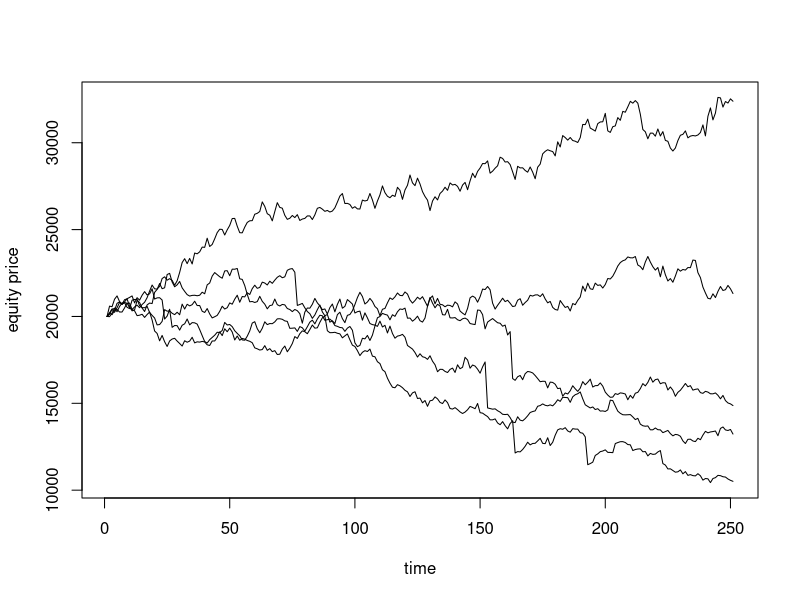

Generate this figure with R: (Note: this script raises an error after producing the figure.)
## Simulate the sample paths
mu=.01
sigma=.2
lambda=2
k=0
s=.1
m=5
n=250
dt=1/n
S=matrix(log(20000),m,n+1)
for (i in 1:n) {
	jump=ifelse(runif(m)<lambda*dt,1,0)
	jumpsize=jump*rnorm(m,k,s)
	S[,i+1]=S[,i]+rnorm(m,mu*dt,sigma*sqrt(dt))+jumpsize
}
plot(exp(S[1,]),type='l',xlab='time', ylab='equity price', ylim=c(min(exp(S)),max(exp(S))))
for (i in 2:m) {
	points(exp(S[i,]), type='l')
}

## Gibbs sampler
Y=diff(log(S[2,]))
# Set the initial values
mu=0
sigma=.1
lambda=1
k=0.1
s=.5
jump=c(rep(1,n))
jumpsize=Y/2
# Assign the prior
mean.mu=mean(Y)/dt/n
var.mu=1
alpha.sigma=1
beta.sigma=.01
alpha.lambda=1
beta.lambda=.01
mean.k=.5
var.k=.5
alpha.s=1
beta.s=.01

M=10000
est.mu=0
est.sigma=0
est.lambda=0
est.k=0
est.s=0
for (i in 1:M){
	# Calculate posterior
	v.mu=1/(1/(sigma^2/n/dt)+1/var.mu)
	m.mu=((sum(Y-jumpsize)/n/dt)/(sigma^2/n/dt)+mean.mu/var.mu)/(1/(sigma^2/n/dt)+1/var.mu)
	mu=rnorm(1,m.mu,sqrt(v.mu))
	
	a.sigma=n/2+alpha.sigma
	b.sigma=beta.sigma+sum((Y-mu*dt-jumpsize)^2)/2
	sigma=sqrt(rinvgamma(1,a.sigma,b.sigma))/sqrt(dt)
	
	J=jumpsize[jump==1]
	j=sum(jump)
	a.lambda=j+alpha.lambda
	b.lambda=n-j+beta.lambda
	lambda=rbeta(1,a.lambda,b.lambda)/dt
	
	if (j>1){
		v.k=1/(1/(s^2/j)+1/var.k)
		m.k=(mean(J)/(s^2/j)+mean.k/var.k)/(1/(s^2/j)+1/var.k)
		k=rnorm(1,m.k,sqrt(v.k))
		
		a.s=j/2+alpha.s
		b.s=beta.s+sum((J-k)^2)/2
		s=sqrt(rinvgamma(1,a.s,b.s))
	}
	
	pjump=1/(1+(1-lambda*dt)/(lambda*dt)*sqrt((sigma^2*dt+s^2)/(sigma^2*dt))*exp(-(Y-mu*dt)^2/(sigma^2*dt)/2+(Y-mu*dt-k)^2/(sigma^2*dt+s^2)/2))
	jump=ifelse(runif(n)<pjump,1,0)
	var.jump=1/(1/s^2+1/sigma^2/dt)
	mean.jump=((Y-mu*dt)/sigma^2/dt+k/s^2)*var.jump
	jumpsize=jump*(rnorm(n)*sqrt(var.jump)+mean.jump)
	est.mu=est.mu+mu/M
	est.sigma=est.sigma+sigma/M
	est.lambda=est.lambda+lambda/M
	est.k=est.k+k/M
	est.s=est.s+s/M
}
c(est.mu,est.sigma,est.lambda,est.k,est.s)

## Hang Seng Index
dat=read.csv("HSI.csv")
HSI=rev(dat[,5])
plot.ts(HSI)
Y=diff(log(HSI))
n=length(Y)
dt=1/n
# Then use the same code as in the simulation case
